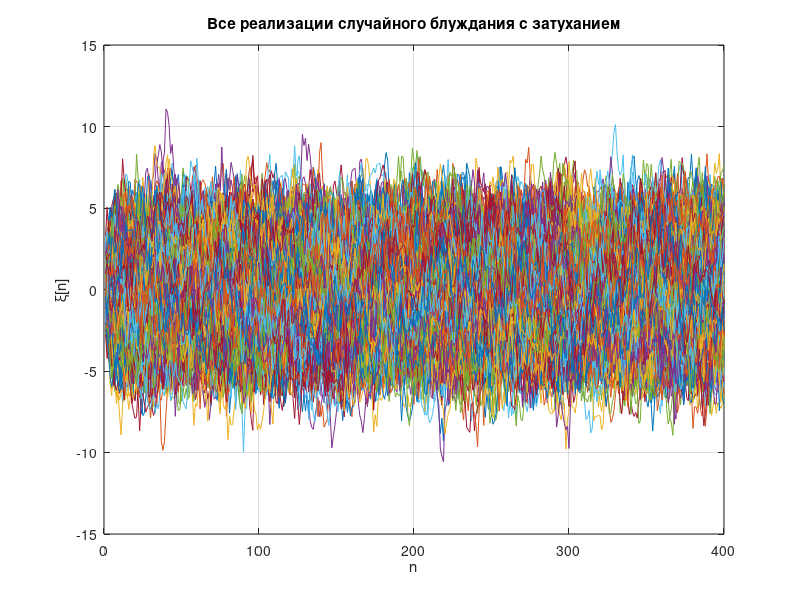
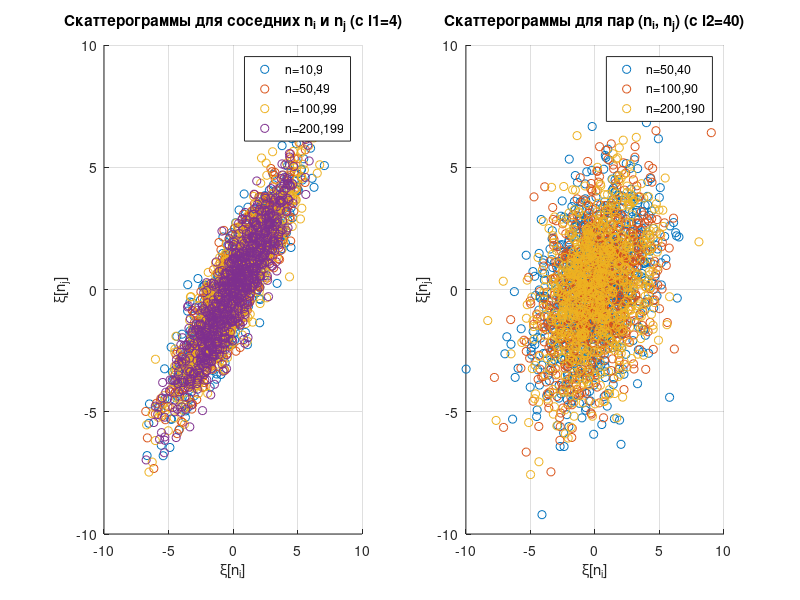
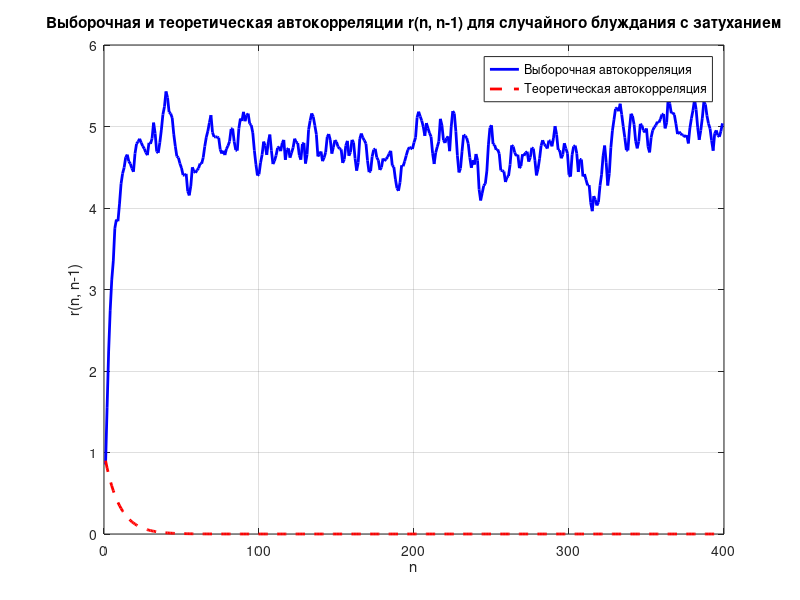

Write MATLAB code to recreate these figures, in order.
% Параметры
N = 400;     % Длина процесса
K = 800;     % Количество реализаций
mu = 0;      % Среднее белого шума
sigma = 1;   % СКО белого шума
l1 = 4;      % Дополнительный параметр 1
l2 = 40;     % Дополнительный параметр 2

% Генерация белого шума
omega = mu + sigma * randn(N, K);

% Инициализация процесса случайного блуждания с затуханием
X = zeros(N, K);
X(1, :) = omega(1, :);  % Начальное значение

% Заполнение процесса случайного блуждания с затуханием по уравнению (2.3)
for n = 2:N
    X(n, :) = 0.9 * X(n-1, :) + omega(n, :);
end

% Построение всех реализаций на одном полотне
figure;
plot(1:N, X);
xlabel('n');
ylabel('\xi[n]');
title('Все реализации случайного блуждания с затуханием');
grid on;

% Использование l1 и l2 в качестве индексов для скаттерограмм
ni_nj_pairs_1 = [l1+10, l1+9; l1+50, l1+49; l1+100, l1+99; l1+200, l1+199];
ni_nj_pairs_2 = [l2+50, l2+40; l2+100, l2+90; l2+200, l2+190];

figure;
subplot(1, 2, 1); % Первый набор пар (соседние значения с l1)
hold on;
for pair = 1:size(ni_nj_pairs_1, 1)
    scatter(X(ni_nj_pairs_1(pair, 1), :), X(ni_nj_pairs_1(pair, 2), :));
end
hold off;
xlabel('\xi[n_i]');
ylabel('\xi[n_j]');
title(['Скаттерограммы для соседних n_i и n_j (с l1=', num2str(l1), ')']);
legend('n=10,9', 'n=50,49', 'n=100,99', 'n=200,199');
grid on;

subplot(1, 2, 2); % Второй набор пар (с l2)
hold on;
for pair = 1:size(ni_nj_pairs_2, 1)
    scatter(X(ni_nj_pairs_2(pair, 1), :), X(ni_nj_pairs_2(pair, 2), :));
end
hold off;
xlabel('\xi[n_i]');
ylabel('\xi[n_j]');
title(['Скаттерограммы для пар (n_i, n_j) (с l2=', num2str(l2), ')']);
legend('n=50,40', 'n=100,90', 'n=200,190');
grid on;

% Рассчет выборочной автокорреляции r(n, n-1)
auto_corr_sample = zeros(N-1, 1);
for n = 2:N
    auto_corr_sample(n-1) = mean(X(n, :) .* X(n-1, :));
end

% Теоретическая автокорреляция r(n, n-1) для случайного блуждания с затуханием
auto_corr_theory = (sigma^2) * 0.9 .^ (1:N-1)';

% Построение выборочной и теоретической автокорреляций
figure;
plot(1:N-1, auto_corr_sample, 'b', 'LineWidth', 2);
hold on;
plot(1:N-1, auto_corr_theory, 'r--', 'LineWidth', 2);
xlabel('n');
ylabel('r(n, n-1)');
title('Выборочная и теоретическая автокорреляции r(n, n-1) для случайного блуждания с затуханием');
legend('Выборочная автокорреляция', 'Теоретическая автокорреляция');
grid on;
hold off;

% График АКФ для белого шума, случайного блуждания и случайного блуждания с затуханием
% (по аналогии с тем, что указано в пункте 10)
